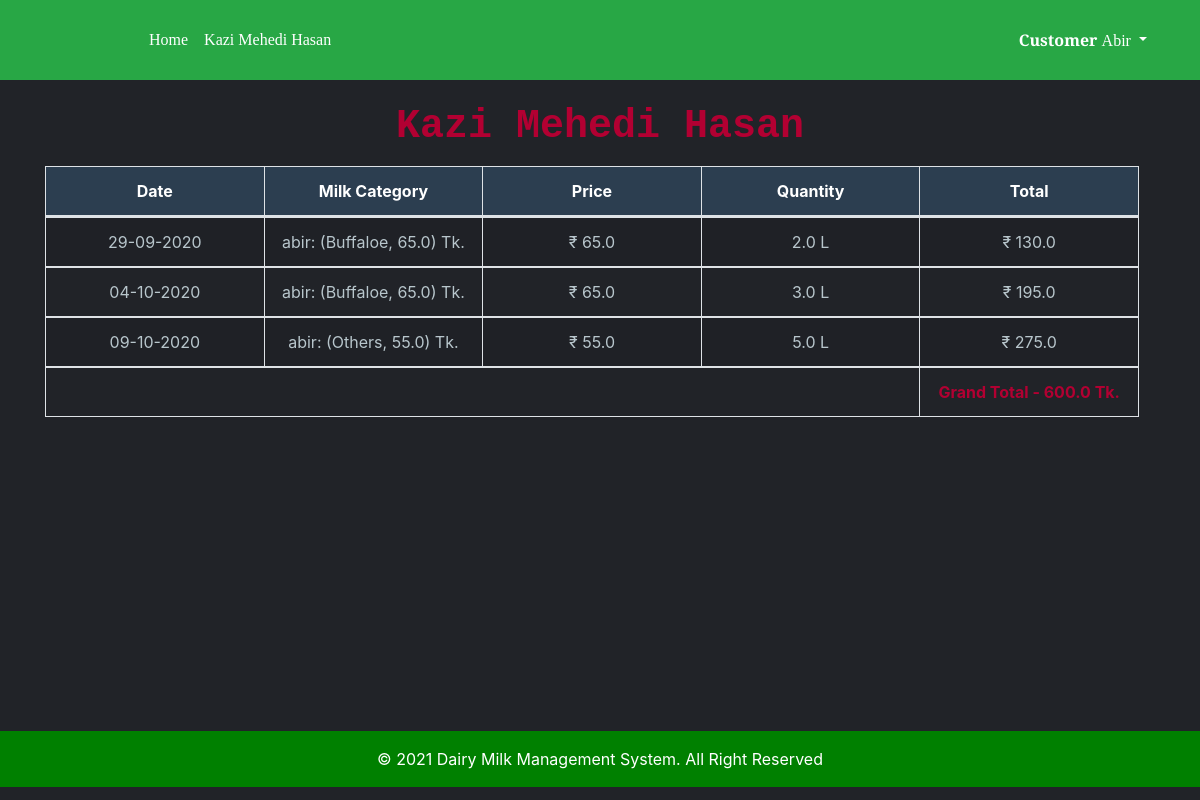
The app's page /Customer_page/ (signed in) with its own data.
### dairyapp/models.py (models this page shows, shortened)
class Customerledger(models.Model):
    related_milk_category = models.ForeignKey(CustomerMilkCategory, related_name="Customerledger", on_delete=models.CASCADE, null=True)
    related_customer = models.ForeignKey(User, related_name='Customerledger', on_delete=models.CASCADE, null=True)
    date = models.CharField(max_length=1000000,db_index=True)
    price = models.FloatField(max_length=1000000,db_index=True,default=0.0)
    quantity = models.FloatField(max_length=1000000,db_index=True,default=0.0)
    total = models.FloatField(max_length=1000000,db_index=True,default=0.0)

class CustomerMilkCategory(models.Model):
    CHOICES1 = (
        ('Cow','Cow'),
        ('Buffaloe','Buffalo'),#buffaloes
        ('Others','Others'),
    )
    animalname= models.CharField(max_length=200,choices=CHOICES1)
    milkprice = models.FloatField(max_length=200, db_index=True)
    related_customer = models.ForeignKey(User, related_name='CustomerMilkCategory', on_delete=models.CASCADE, null=True)
    def __str__(self):
        return f"{self.related_customer}: ({self.animalname}, {self.milkprice})  Tk."

### dairyapp/views.py (the view)
# urls.py: path('Customer_page/',views.Customer_page,name='Customer_page'),
def Customer_page(request):
    print("Username=",request.user)
    print("Userpk=",request.user.pk)
    customer = request.user
    customer_info = models.Customerledger.objects.filter(related_customer = customer)
    alltotal = 0.0
    for i in customer_info:
        alltotal = alltotal+float(i.total)
    print(alltotal)
    for data in customer_info:
        print("Customer Name: ",data.related_customer)
        print("joining Date: ",data.date)
        print("Quantity: ",data.price)
        print("Total: ",data.total)
    return render(request,'Customers/customer.html',{'customer_info':customer_info,'alltotal':alltotal})

### dairyapp/templatetags/custom_tags.py (called while the page is built)
@register.simple_tag(name="multiply")
def multiply(qty, unit_price, *args, **kwargs):
    return qty * unit_price

### templates/Customers/customer.html
{% extends 'base.html' %}
{% load crispy_forms_tags %}
{% load templatetags %}
{% block content %}
<h2 class="vendor_name_heading"><strong>{{ user.first_name }} {{ user.last_name }}</strong></h2>
<div class="table-responsive">
    <table class="table table-bordered table-striped ">
      <thead id="theadthid">
        <tr >
              <th scope="col">Date</th>
              <th scope="col">Milk Category</th>
              <th scope="col">Price</th>
              <th scope="col">Quantity</th>
              <th scope="col">Total</th>
          </tr>
      </thead>
      <tbody id="tbodydata">
        {% for info in customer_info %}
        <tr>
          <td>{{ info.date }}</td>
          <td>{{ info.related_milk_category }}</td>
          <td> ₹ {{ info.price }}</td>
          <td> {{ info.quantity }} L</td>
          <td>₹ {% multiply info.quantity info.price %} </td>
        </tr>
{% endfor %}
<tr>
<td colspan="4"></td>
<td id="totalid"><strong>Grand Total - {{ alltotal }} Tk.</strong></td>
</tr>
        </tbody>
    </table>
</div>
{% endblock %}

### templates/base.html (shortened to what this page needs)
<!doctype html>
<html lang="en">
  <head>
    {% load static %}
    <link rel="stylesheet" href="https://stackpath.bootstrapcdn.com/bootstrap/4.3.1/css/bootstrap.min.css">
    <link rel="stylesheet" href="https://use.fontawesome.com/releases/v5.7.2/css/all.css">
    <link rel="stylesheet" href="https://use.fontawesome.com/releases/v5.8.1/css/all.css">
    <link rel="stylesheet" href="//code.jquery.com/ui/1.12.1/themes/base/jquery-ui.css">
  </head>
<body>
  <nav class="navbar navbar-expand-md fixed-top bg-success">
    <div class="container ">
      <div class="logo-image">
      </div>
    <div class="collapse navbar-collapse" id="navbarSupportedContent">
      <ul class="navbar-nav mr-auto">
        <li class="nav-item">
          <a class="nav-link" href="{% url 'home' %}" style="color: #FFFFFF;">Home</a>
        </li>
        {% if user.profile.user_type == 'Customer' %}
        <li class="nav-item">
          <a class="nav-link" href="{% url 'Customer_page' %}" style="color: white;">{{user.first_name}} {{user.last_name}}</a>
        </li>
        {% endif %}
      </ul>
      {% if user.is_authenticated %}
        <ul class="navbar-nav">
          <li class="nav-item dropdown">
            <a class="nav-link dropdown-toggle"  id="navbarDropdown" role="button" data-toggle="dropdown" aria-haspopup="true" aria-expanded="false">
          {% if user.profile.user_type == 'Manager' %}<strong>Manager </strong>{% elif user.profile.user_type == 'Customer'  %}<strong>Customer </strong> {% endif %}{{ user.username }}
            </a>
          </li>
        </ul>
      {% else %}
        <form class="form-inline my-2 my-lg-0 jugnu">
          <a href="{% url 'login' %}" class="nav-link" style="color: #FFFFFF;"><i class="fas fa-sign-in-alt" style="background-color: unset !important;">&nbsp;&nbsp;Log In</i></a>
        </form>
      {% endif %}
    </div>
  </div>
  </nav>
<div class="container">
      {% block content %}
      {% endblock %}
</div>
<footer class="footer sticky-bottom">
  <div class="mt-5 py-3">
    <span>© 2021 Dairy Milk Management System. All Right Reserved</span>
  </div>
</footer>
</body>
</html>

### records on screen
Customerledger: date "29-09-2020", related_milk_category "abir: (Buffaloe, 65.0) Tk.", price "65.0", quantity "2.0", quantity+price "130.0"
Customerledger: date "04-10-2020", related_milk_category "abir: (Buffaloe, 65.0) Tk.", price "65.0", quantity "3.0", quantity+price "195.0"
Customerledger: date "09-10-2020", related_milk_category "abir: (Others, 55.0) Tk.", price "55.0", quantity "5.0", quantity+price "275.0"

### other values on screen
{{ user.first_name }} "Kazi Mehedi"
{{ user.last_name }} "Hasan"
{{ user.username }} "Abir"
{{ alltotal }} "600.0"
